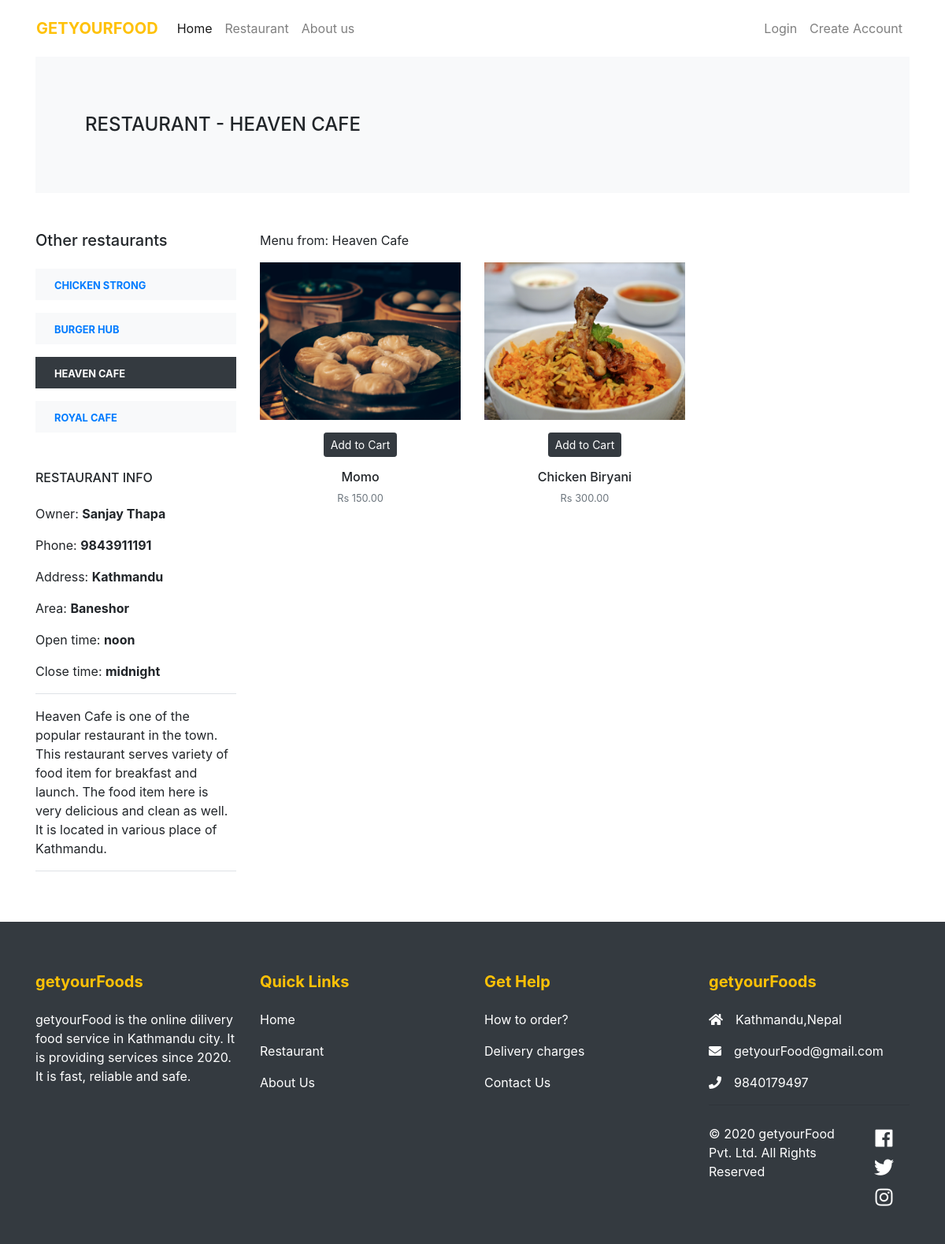
Page /heaven-cafe/ on the committed database.
### store/models.py (models this page shows, shortened)
class Category(models.Model):
    title = models.CharField(max_length=50, verbose_name="Category Title")
    slug = models.SlugField(max_length=55, verbose_name="Category Slug")
    description = models.TextField(blank=True, verbose_name="Category Description")
    category_image = models.ImageField(upload_to='category', blank=True, null=True, verbose_name="Category Image")
    owner = models.CharField(max_length=1000, null=True, blank=True)
    phone = models.CharField(max_length=20,null=True, blank=True)
    addres = models.CharField(max_length=10000, null=True, blank=True)
    area = models.CharField(max_length=1000, null=True, blank=True)
    opentime = models.TimeField(null=True, blank=True)
    closestime = models.TimeField(null=True, blank=True)
    is_active = models.BooleanField(verbose_name="Is Active?")
    is_featured = models.BooleanField(verbose_name="Is Featured?")
    created_at = models.DateTimeField(auto_now_add=True, verbose_name="Created Date")
    updated_at = models.DateTimeField(auto_now=True, verbose_name="Updated Date")
    class Meta:
        verbose_name_plural = 'Categories'
        ordering = ('-created_at', )

class Product(models.Model):
    title = models.CharField(max_length=150, verbose_name="Product Title")
    slug = models.SlugField(max_length=160, verbose_name="Product Slug")
    product_image = models.ImageField(upload_to='product', blank=True, null=True, verbose_name="Product Image")
    price = models.DecimalField(max_digits=8, decimal_places=2)
    category = models.ForeignKey(Category, verbose_name="Product Categoy", on_delete=models.CASCADE)
    is_active = models.BooleanField(verbose_name="Is Active?")
    is_featured = models.BooleanField(verbose_name="Is Featured?")
    created_at = models.DateTimeField(auto_now_add=True, verbose_name="Created Date")
    updated_at = models.DateTimeField(auto_now=True, verbose_name="Updated Date")
    class Meta:
        verbose_name_plural = 'Products'
        ordering = ('-created_at', )

### store/views.py (the view)
# urls.py: path('<slug:slug>/', views.category_products, name="category-products"),
def category_products(request, slug):
    category = get_object_or_404(Category, slug=slug)
    products = Product.objects.filter(is_active=True, category=category)
    categories = Category.objects.filter(is_active=True)[:4]
    context = {
        'category': category,
        'products': products,
        'categories': categories,
    }
    return render(request, 'store/category_products.html', context)

### store/context_preprocessors.py (called while the page is built)
def store_menu(request):
    categories = Category.objects.filter(is_active=True)
    context = {
        'categories_menu': categories,
    }
    return context

def cart_menu(request):
    if request.user.is_authenticated:
        cart_items= Cart.objects.filter(user=request.user)
        context = {
            'cart_items': cart_items,
        }
    else:
        context = {}
    return context

### templates/store/category_products.html (shortened to what this page needs)
{% extends 'base.html' %}
{% load static %}
    {% block content %}
      <div class="container">
        <section class="py-5 bg-light">
          <div class="container">
            <div class="row px-4 px-lg-5 py-lg-4 align-items-center">
              <div class="col-lg-6">
                <h1 class="h4 text-uppercase mb-0">Restaurant - {{category.title}}</h1>
              </div>
            </div>
          </div>
        </section>
        <section class="py-5">
          <div class="container p-0">
            <div class="row">
              <div class="col-lg-3 order-2 order-lg-1">
                <h5 class=" mb-4">Other restaurants</h5>
                {% if categories %}
                  {% for cat in categories %}
                    <a href="{% url 'store:category-products' cat.slug %}">
                      <div class="py-2 px-4 {% if category == cat %}bg-dark text-white {% else %}bg-light{% endif %} mb-3">
                        <strong class="small text-uppercase font-weight-bold">{{cat.title}}</strong>
                      </div>
                    </a>
                  {% endfor %}
                {% endif %}
                <h6 class="text-uppercase mt-5 mb-4">Restaurant Info</h6>
                <p>Owner: <strong> {{category.owner}}</strong></p>
                <p>Phone: <strong> {{category.phone}}</strong> </p>
                <p>Address: <strong> {{category.addres}}</strong> </p>
                <p>Area: <strong> {{category.area}}</strong> </p>
                <p>Open time: <strong> {{category.opentime}}</strong> </p>
                <p>Close time: <strong> {{category.closestime}}</strong> </p>
                <p class="border-top pt-3 pb-3 border-bottom">{{category.description}}</p>
              </div>
              <div class="col-lg-9 order-1 order-lg-2 mb-5 mb-lg-0">
                <div class="row mb-3 align-items-center">
                  <div class="col-lg-6 mb-2 mb-lg-0">
                    Menu from: {{category.title}}
                  </div>
                </div>
                <div class="row">
                  {% if products %}
                    {% for product in products %}
                      <div class="col-lg-4 col-sm-6">
                        <div class="product text-center">
                          <div class="mb-3 position-relative">
                              {% if product.product_image %}
                                <img class="img-fluid w-100 res" src="{{product.product_image.url}}" alt="{{product.title}}">
                              {% else %}
                                <img class="img-fluid w-100" src="{% static 'img/product-1.jpg' %}" alt="{{product.title}}">
                              {% endif %}
                            <div class="product-overlay">
                              <ul class="mb-0 list-inline">
                                <li class="list-inline-item m-0 p-0">
                                  <form action="{% url 'store:add-to-cart' %}">
                                    <button type="submit" class="btn btn-sm btn-dark mt-3">Add to Cart</button>
                                  </form>
                                </li>
                              </ul>
                            </div>
                          </div>
                          <h6> {{product.title}}</a></h6>
                          <p class="small text-muted">Rs&nbsp{{product.price}}</p>
                        </div>
                      </div>
                    {% endfor %}
                  {% endif %}
                </div>
              </div>
            </div>
          </div>
        </section>
      </div>
      {% endblock content %}

### templates/store/category_products.html (style rules this page uses)
.res { width: 100%; height: 200px; object-fit: cover; }

### rows in the picture
Category: title "HEAVEN CAFE", owner "Sanjay Thapa", phone "9843911191", addres "Kathmandu", area "Baneshor", opentime "noon", closestime "midnight", description "Heaven Cafe is one of the popular restaurant in the town. This restaurant serves variety of food item for breakfast and launch. The food item here is very delicious and clean as well. It is located in various place of Kathmandu.", title "Heaven Cafe"
Category: title "CHICKEN STRONG"
Category: title "BURGER HUB"
Category: title "ROYAL CAFE"
Product: product_image (picture), title "Momo", price "150.00"
Product: product_image (picture), title "Chicken Biryani", price "300.00"
